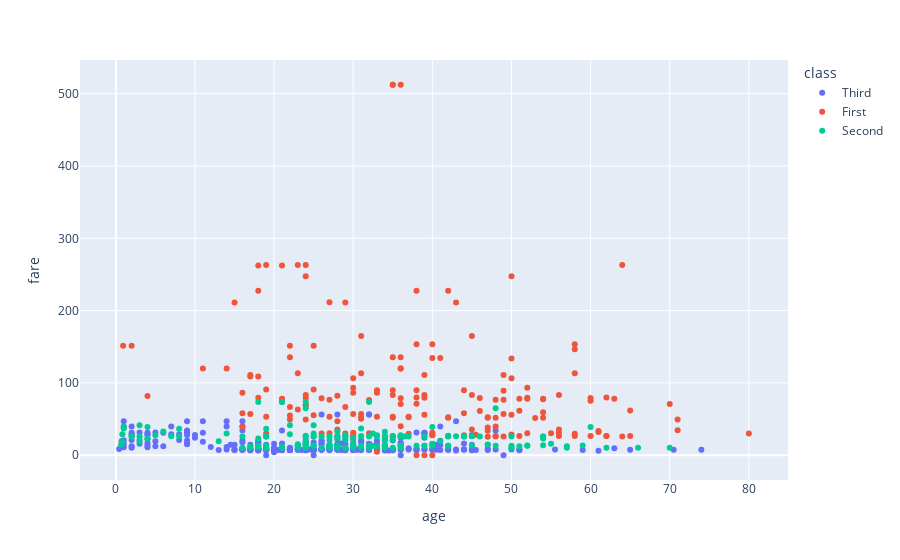

The notebook cell saved with this chart:
### Code cell
# make scatter plot via plotly
fig= px.scatter(df, x='age', y='fare', color='class')
fig.show()

### Figure 1 — Plotly figure (JSON) as saved in the notebook; plotly's stock layout.template omitted (floating-point values rounded to 4 significant figures; data arrays with more than 128 entries replaced by an {"elided": "..."} marker saying what was removed)
{"data": [{"hovertemplate": "class=Third<br>age=%{x}<br>fare=%{y}<extra></extra>", "legendgroup": "Third", "marker": {"color": "#636efa", "symbol": "circle"}, "mode": "markers", "name": "Third", "orientation": "v", "showlegend": true, "type": "scatter", "x": {"elided": "491 float values"}, "xaxis": "x", "y": {"elided": "491 float values"}, "yaxis": "y"}, {"hovertemplate": "class=First<br>age=%{x}<br>fare=%{y}<extra></extra>", "legendgroup": "First", "marker": {"color": "#EF553B", "symbol": "circle"}, "mode": "markers", "name": "First", "orientation": "v", "showlegend": true, "type": "scatter", "x": {"elided": "216 float values"}, "xaxis": "x", "y": {"elided": "216 float values"}, "yaxis": "y"}, {"hovertemplate": "class=Second<br>age=%{x}<br>fare=%{y}<extra></extra>", "legendgroup": "Second", "marker": {"color": "#00cc96", "symbol": "circle"}, "mode": "markers", "name": "Second", "orientation": "v", "showlegend": true, "type": "scatter", "x": {"elided": "184 float values"}, "xaxis": "x", "y": {"elided": "184 float values"}, "yaxis": "y"}], "layout": {"legend": {"title": {"text": "class"}, "tracegroupgap": 0}, "margin": {"t": 60}, "xaxis": {"anchor": "y", "domain": [0, 1], "title": {"text": "age"}}, "yaxis": {"anchor": "x", "domain": [0, 1], "title": {"text": "fare"}}}}
